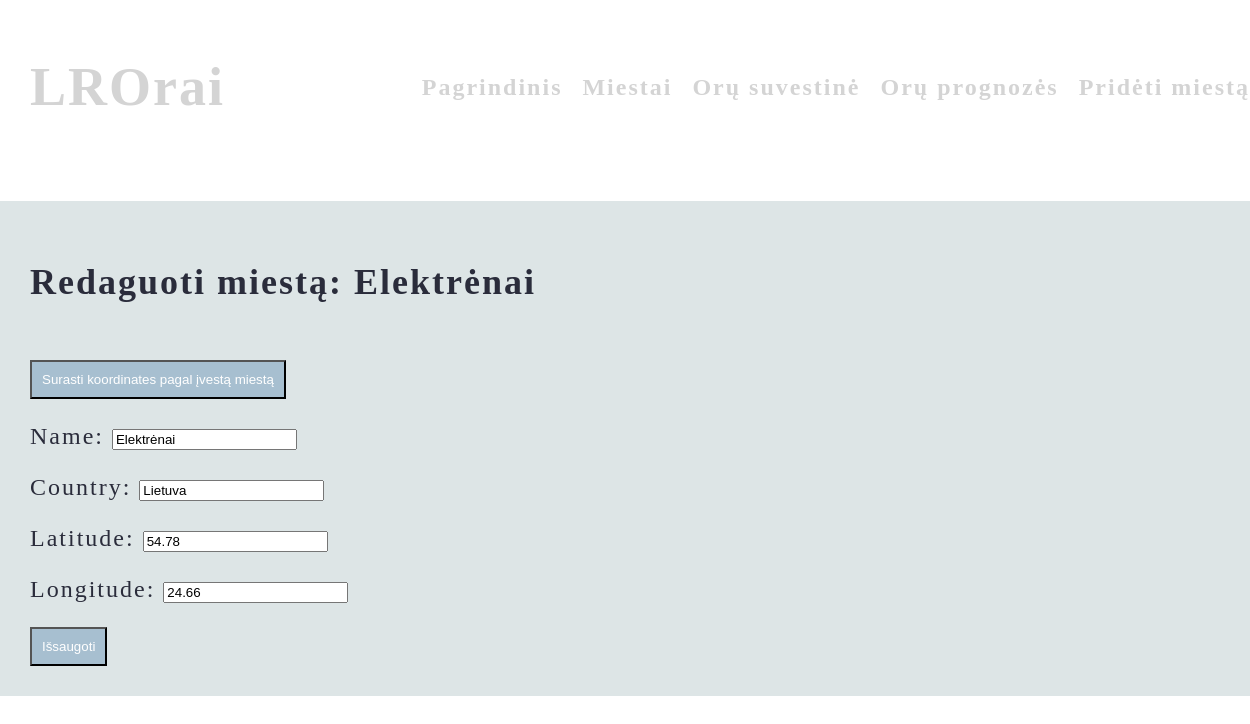
The app's page /weathers/edit/2, older data.
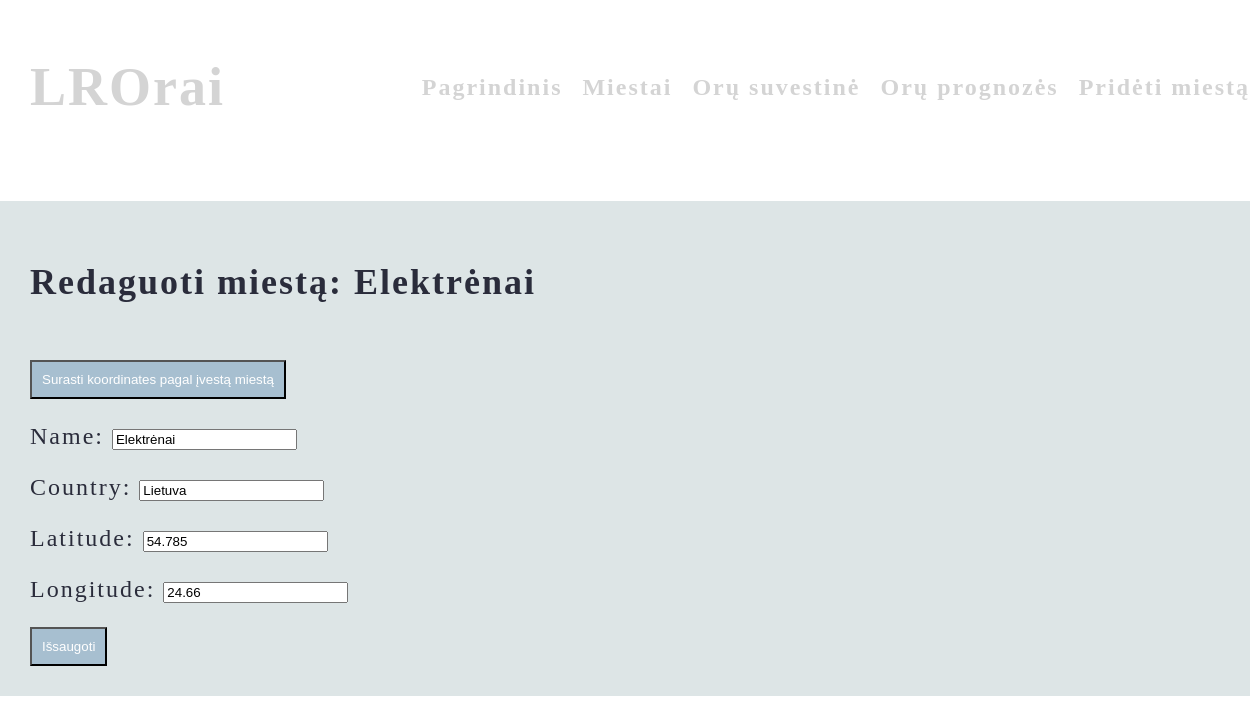
The same page, newer data.
### weathers/models.py (models this page shows, shortened)
class City(models.Model):
    name = models.CharField(max_length=50, default='', blank=True, unique=True)
    country = models.CharField(default='Lietuva', max_length=50)
    latitude = models.FloatField(default=0)
    longitude = models.FloatField(default=0)

### weathers/views.py (the view)
# urls.py: path("edit/<int:pk>", views.edit_city, name="edit_city"),
def edit_city(request, pk):
    city = get_object_or_404(City, pk=pk)
    if request.method == "POST":
        form = CityForm(request.POST, instance=city)
        if form.is_valid():
            form.save()
            return redirect("weathers:summary")
    else:
        form = CityForm(instance=city)
    return render(request, "weathers/edit_city.html", {"form": form, "city": city})

### weathers/forms.py
class CityForm(forms.ModelForm):
    class Meta:
        model = City
        fields = ["name", "country", "latitude", "longitude"]

### weathers/templates/weathers/edit_city.html (shortened to what this page needs)
{% extends "main.html" %}
{% load static %}
{% block content %}
<div class="editCityContainer">
    <h2>Redaguoti miestą: {{ city.name }}</h2>
    <br>
    <button type="button" onclick="fetchCoordinates()" class="submit">Surasti koordinates pagal įvestą miestą</button>
    <form method="POST">
        {{ form.as_p }}
        <button class="cityButtons submit" type="submit">Išsaugoti</button>
    </form>
</div>
{% endblock %}

Row changes from the older to the newer data that the page shows:
changed City "Elektrėnai": latitude "54.78" → "54.785"
